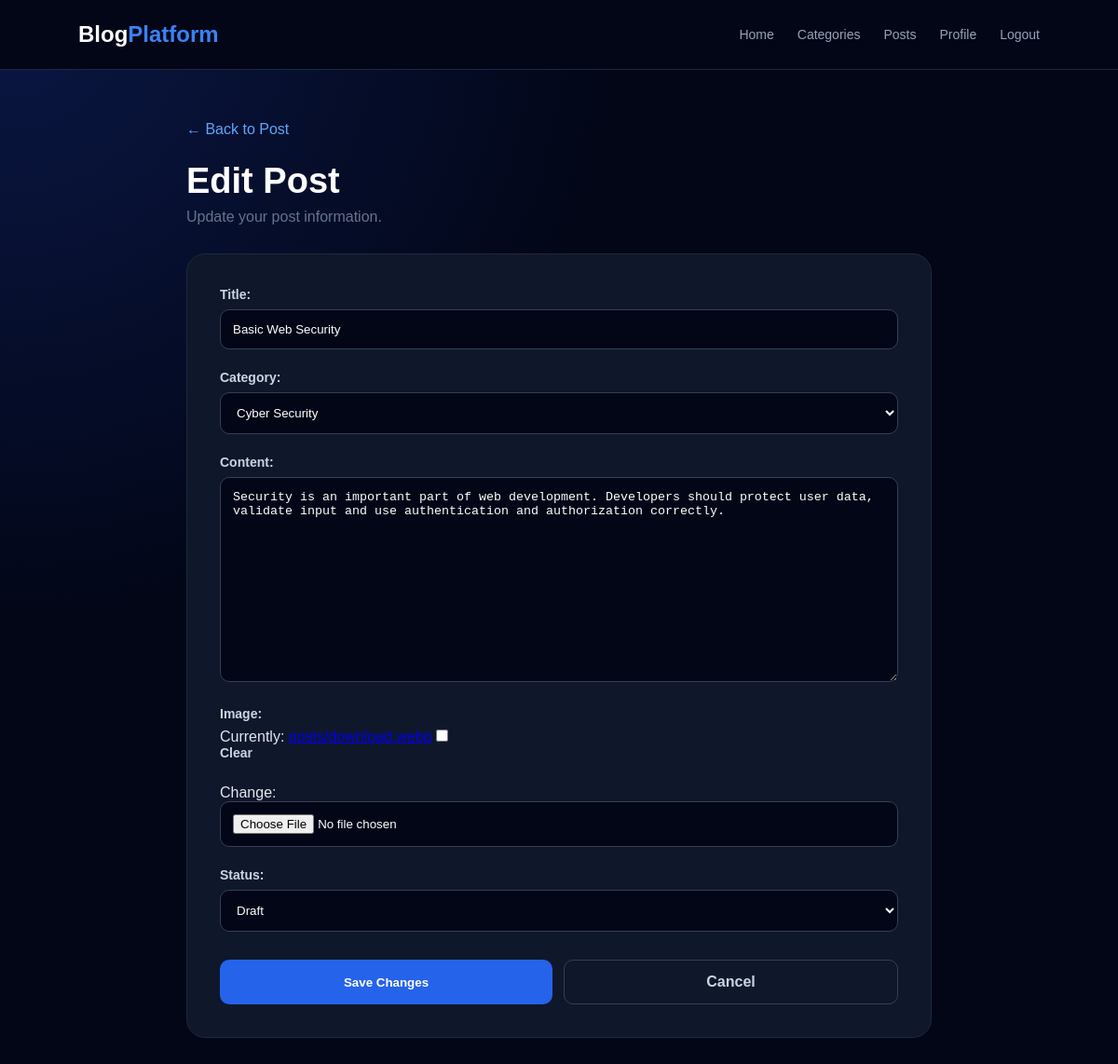
Screenshot of /posts/8/update/ (signed in) with the database file from the repository.
### blog/models.py (models this page shows, shortened)
class Post(models.Model):
    author = models.ForeignKey(settings.AUTH_USER_MODEL, on_delete=models.CASCADE,related_name="posts")
    title = models.CharField(max_length=200)
    content = models.TextField()
    category = models.ForeignKey("categories.Category",on_delete=models.CASCADE, related_name="posts")
    image = models.ImageField(upload_to="posts/",blank=True,null=True)
    status = models.CharField(max_length=20,choices=[("draft", "Draft"),("published", "Published"),],default="draft")
    created_at = models.DateTimeField(auto_now_add=True)
    updated_at = models.DateTimeField(auto_now=True)
    views_count = models.PositiveIntegerField(default=0)
    class Meta:
        verbose_name = "post"
        verbose_name_plural = "posts"
        ordering = ["-created_at"]

### blog/views.py (the view, shortened to what this page needs)
# urls.py: path("posts/<int:pk>/update/", PostUpdateView.as_view(), name="post_update"),
class PostUpdateView(View):
    def get(self, request, pk):
        post = get_object_or_404(Post, pk=pk)
        if post.author != request.user:
            return HttpResponseForbidden("You cannot edit this post.")
        form = PostForm(instance=post)
        return render(request, "blog/post_update.html", {"form": form, "post": post})

### blog/forms.py
class PostForm(forms.ModelForm):
    class Meta:
        model = Post
        fields = [
            "title",
            "category",
            "content",
            "image",
            'status',
        ]
        widget = {
            'title':forms.TextInput(attrs={"placeholder": "Enter your post title..."}),
            'content':forms.Textarea(attrs={"placeholder": "Write your post here..."}),
            "status": forms.Select(),
            "category": forms.Select(),
        }

### categories/models.py (called while the page is built)
    def __str__(self):
        return self.name

### templates/blog/post_update.html (shortened to what this page needs)
<!DOCTYPE html>
<html lang="en">
<head>
</head>
<body>
<nav class="navbar">
    <div class="logo">Blog<span>Platform</span></div>
    <div class="nav-links">
        <a href="{% url 'home' %}">Home</a>
        <a href="{% url 'category_list' %}">Categories</a>
        <a href="{% url 'post_list' %}">Posts</a>
        <a href="{% url 'profile' %}">Profile</a>
        <a href="{% url 'logout' %}">Logout</a>
    </div>
</nav>
<main class="container">
    <a href="{% url 'post_detail' post.pk %}" class="back">← Back to Post</a>
    <div class="header">
        <h1>Edit Post</h1>
        <p>Update your post information.</p>
    </div>
    <div class="card">
        <form method="POST" enctype="multipart/form-data">
            {{ form.as_p }}
            <div class="actions">
                <button type="submit" class="btn save">Save Changes</button>
                <a href="{% url 'post_detail' post.pk %}" class="btn cancel">Cancel</a>
            </div>
        </form>
    </div>
</main>
</body>
</html>

### templates/blog/post_update.html (style rules this page uses)
* { margin: 0; padding: 0; box-sizing: border-box; }
body { min-height: 100vh; font-family: Arial, sans-serif; color: #e2e8f0; background: radial-gradient(circle at top left, rgba(30, 64, 175, .3), transparent 40%), #020617; }
.navbar { height: 75px; padding: 0 7%; display: flex; align-items: center; justify-content: space-between; background: #020617; border-bottom: 1px solid #1e293b; }
.logo { color: white; font-size: 24px; font-weight: 800; }
.logo span { color: #3b82f6; }
.nav-links { display: flex; gap: 25px; }
.nav-links a { color: #94a3b8; text-decoration: none; font-size: 14px; }
.container { width: 90%; max-width: 800px; margin: 55px auto; }
.back { color: #60a5fa; text-decoration: none; }
.header { margin: 25px 0 30px; }
.header h1 { color: white; font-size: 38px; margin-bottom: 8px; }
.header p { color: #64748b; }
.card { padding: 35px; background: #0f172a; border: 1px solid #1e293b; border-radius: 20px; }
form p { margin-bottom: 22px; }
label { display: block; margin-bottom: 8px; color: #cbd5e1; font-size: 14px; font-weight: 600; }
input[type="text"], textarea, select, input[type="file"] { width: 100%; padding: 13px; background: #020617; border: 1px solid #334155; border-radius: 10px; color: white; outline: none; }
textarea { min-height: 220px; resize: vertical; }
.actions { display: flex; gap: 12px; margin-top: 30px; }
.btn { flex: 1; padding: 14px; border-radius: 10px; text-align: center; text-decoration: none; font-weight: 700; cursor: pointer; }
.save { border: none; background: #2563eb; color: white; }
.cancel { border: 1px solid #334155; color: #cbd5e1; }

### rows the page displays
Post: title "Basic Web Security", category "Cyber Security", content "Security is an important part of web development. Developers should protect user data, validate input and use authentication and authorization correctly.", status "Draft"
